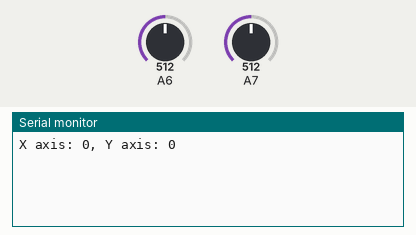
A program run on a simulated Arduino Nano, built with avr-gcc and run on an emulated ATmega328P. On the bench: the last lines printed to the serial monitor. Inputs (shaded band) come from the test bench; at power-on: A6 = 512, A7 = 512.

Above: at 1.2 s.
1.3 s: A6 set to 716
At 2.6 s:
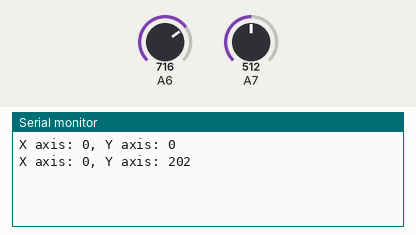
2.8 s: A7 set to 716
At 3.3 s:
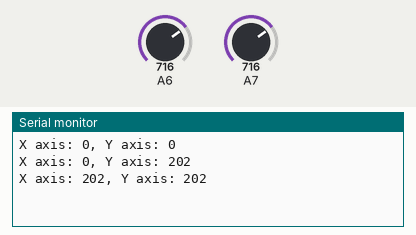
4.3 s: A6 set to 900
At 5.6 s:
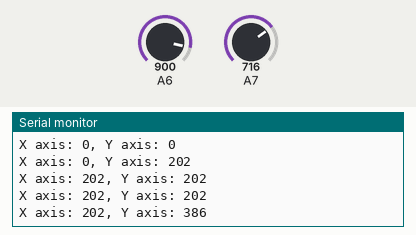
5.8 s: A7 set to 900
At 6.8 s:
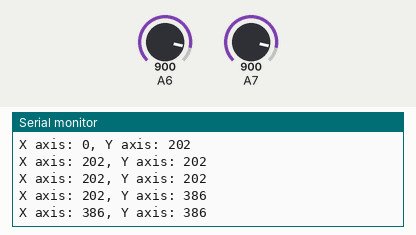
Timing chart, 0 to 8.3 s (numbered marks = the images above; inputs shaded):
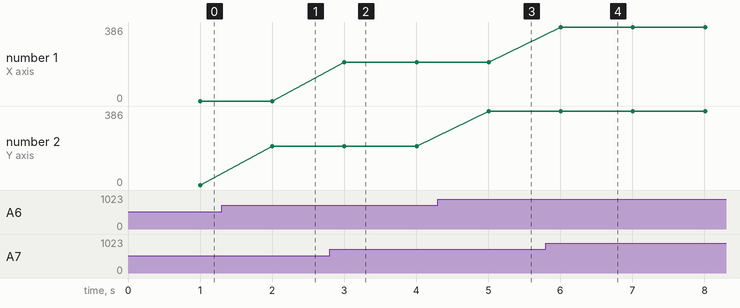

The program:

main.cpp
```cpp
#include <Arduino.h>
#include <Joystik.h>
#include <Keypad.h>

joystik joy = joystik(A7, 2, A6, 2, A5, 100);

void joy_print(unsigned long period){

  static unsigned long joy_print_millis;
  if ( (millis() - joy_print_millis) > period) {
    joy_print_millis = millis();
    Serial.print("X axis: ");
    Serial.print(joy.X_axis);
    Serial.print(", Y axis: ");
    Serial.println(joy.Y_axis);

    // Serial.print(", X/Y mid: ");
    // Serial.print(joy.mid_X);
    // Serial.print(" / ");
    // Serial.println(joy.mid_Y);
  }
}

void setup() {
  // put your setup code here, to run once:
  Serial.begin(57600);
  joy.init();


}

void loop() {
  // put your main code here, to run repeatedly:
  joy.tick();
  joy_print(1000);
}
```

Measured:
- after the input at 1.3 s, the serial monitor: prints a new line after 0.70 s (image 1)
- after the input at 2.8 s, the serial monitor: prints a new line after 0.20 s (image 2)
- after the input at 4.3 s, the serial monitor: prints a new line after 0.71 s (image 3)
- after the input at 5.8 s, the serial monitor: prints a new line after 0.21 s (image 4)
- plotted number 2: 0 → 202 after the input at 1.3 s, 202 → 386 after the input at 4.3 s
